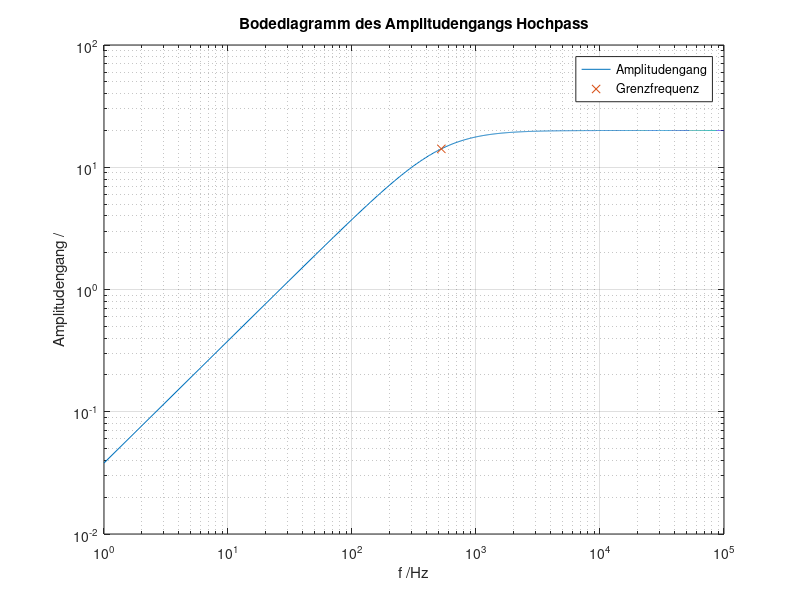
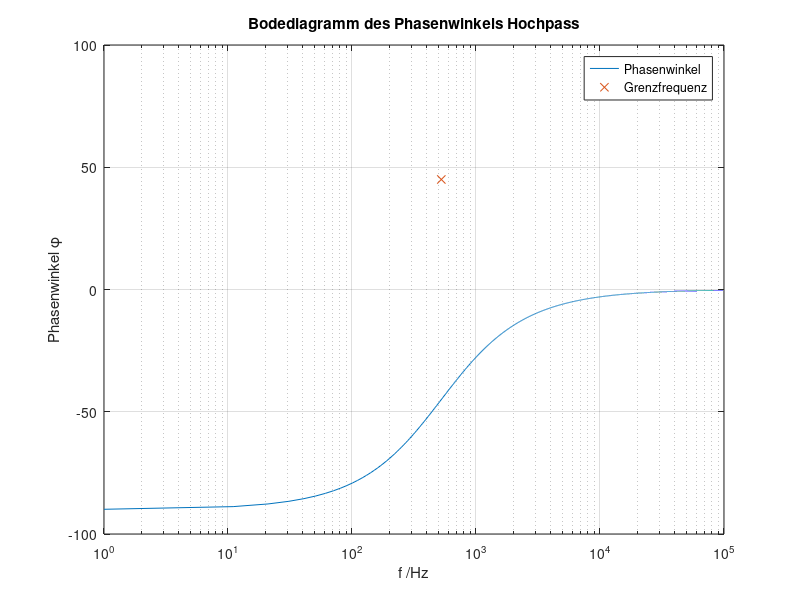

Here is the MATLAB script that generated these plots, in order:
clear all
close all
R=33;
L=10*10^(-3);

fg=R/(2*pi*L);

f=linspace(1,10^5,10000);

Uh=2*pi*f*L./sqrt(R^2+(2*pi*f*L).^2);
Uhg=2*pi*fg*L./sqrt(R^2+(2*pi*fg*L).^2)
phih=-acot(2*pi*f*L/R)*180/(pi);
phihg=acot(2*pi*fg*L/R)*180/(pi)
figure
loglog(f,20*Uh)
hold on
loglog(fg,20*Uhg,'x')
hold off
grid on
xlabel('f /Hz')
ylabel('Amplitudengang /')
title('Bodediagramm des Amplitudengangs Hochpass')
legend('Amplitudengang','Grenzfrequenz')

figure
semilogx(f,phih)
grid on
hold on
semilogx(fg,phihg,'x')
hold off
xlabel('f /Hz')
ylabel('Phasenwinkel \phi')
title('Bodediagramm des Phasenwinkels Hochpass')
legend('Phasenwinkel','Grenzfrequenz')
